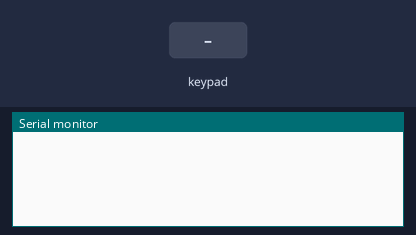
The sketch below on a simulated Arduino Uno, built with avr-gcc and run on an emulated ATmega328P. On the bench: the last lines printed to the serial monitor. Wiring (inferred from the names in the program): 4×4 keypad with keys 1 2 3 A 4 5 6 B 7 8 9 C * 0 # D: rows pin 8, pin 9, pin 10, pin 11; columns pin 4, pin 5, pin 6, pin 7. Inputs (shaded band) come from the test bench. Random numbers use the default seed unless the sketch sets one.

Above: at 1.2 s.
1.3 s: key '1' pressed
At 1.9 s:
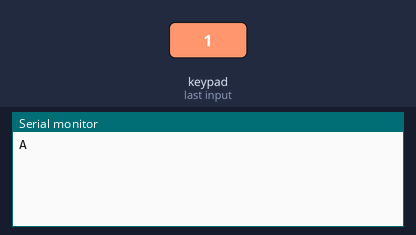
2.8 s: keypad keys 2 5 pressed 0.4 s apart
At 4.2 s:
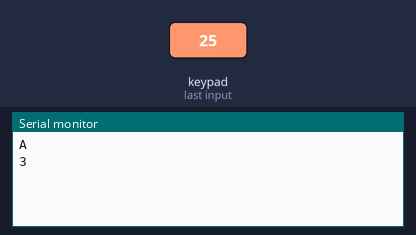
5.1 s: key '3' pressed
At 6.0 s:
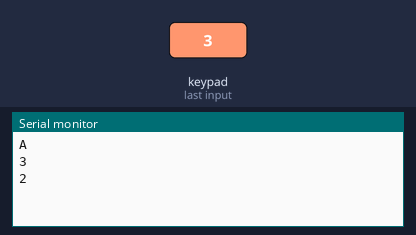

The sketch:

e3_2.ino
```cpp
// (C) Henrik Lagrosen, János Litkei, Shiyao Xin; Group 35 (2024)
// Work package 0
// Exercise 1
// Submission code: 023513

#define ROW1 11 // define ROW1 to pin 11
#define ROW2 10 // define ROW2 to pin 10
#define ROW3 9 // define ROW3 to pin 9
#define ROW4 8 // define ROW4 to pin 8

#define COL1 7 // define COL1 to pin 7
#define COL2 6 // define COL2 to pin 6
#define COL3 5 // define COL3 to pin 5
#define COL4 4 // define COL4 to pin 4

// define the keys on the keypad
const char keys[4][4] = {
    {'1', '2', '3', 'A'},
    {'4', '5', '6', 'B'},
    {'7', '8', '9', 'C'},
    {'*', '0', '#', 'D'}
};

int getCol(); // function to get the column
int getRow(); // function to get the row
char getInputChar(int col, int row); // function to get the character that is pressed

void setup() // define the setup function, which runs once when the sketch starts
{
    Serial.begin(9600); // initialize the serial communication

    pinMode(ROW1, OUTPUT); // set the ROW1 pin to output
    pinMode(ROW2, OUTPUT); // set the ROW2 pin to output
    pinMode(ROW3, OUTPUT); // set the ROW3 pin to output
    pinMode(ROW4, OUTPUT); // set the ROW4 pin to output

    pinMode(COL1, INPUT); // set the COL1 pin to input
    pinMode(COL2, INPUT); // set the COL2 pin to input
    pinMode(COL3, INPUT); // set the COL3 pin to input
    pinMode(COL4, INPUT); // set the COL4 pin to input
}

void loop() // define the loop function, which runs repeatedly
{
    switch (getCol()) { // switch statement to check which column is pressed
        case COL1: { // if COL1 is pressed
                       Serial.println(getInputChar(COL1, getRow())); // print the character that is pressed (passing the column and the result of getRow() function)
                       delay(1000); // wait for 1 second
                       break; // break the switch statement
                   }
        case COL2: { // if COL2 is pressed
                       Serial.println(getInputChar(COL2, getRow())); // print the character that is pressed (passing the column and the result of getRow() function)
                       delay(1000); // wait for 1 second
                       break; // break the switch statement
                   }
        case COL3: { // if COL3 is pressed
                       Serial.println(getInputChar(COL3, getRow())); // print the character that is pressed (passing the column and the result of getRow() function)
                       delay(1000); // wait for 1 second
                       break; // break the switch statement
                   }
        case COL4: { // if COL4 is pressed
                       Serial.println(getInputChar(COL4, getRow())); // print the character that is pressed (passing the column and the result of getRow() function)
                       delay(1000); // wait for 1 second
                       break; // break the switch statement
                   }
    }
}

int getCol() { // function to get the column
    if (digitalRead(COL1) == 0) return COL1; // if COL1 is pressed, return COL1
    if (digitalRead(COL2) == 0) return COL2; // if COL2 is pressed, return COL2
    if (digitalRead(COL3) == 0) return COL3; // if COL3 is pressed, return COL3
    if (digitalRead(COL4) == 0) return COL4; // if COL4 is pressed, return COL4
}

int getRow() { // function to get the row
    char rows[4] = { ROW1, ROW2, ROW3, ROW4 }; // define an array of the rows
    char row = -1; // define the row variable and set it to -1
    for (char i = 0; i < 4; i++) { // for loop to iterate through the rows
        pinMode(rows[i], INPUT); // set the current row to input
        row = digitalRead(rows[i]); // read the current row
        pinMode(rows[i], OUTPUT); // set the current row to output
        if (row == 1) return rows[i]; // if the current row is pressed, return the current row
    }
    return 0; // if no row is pressed, return 0
}

char getInputChar(int col, int row) { // function to get the character that is pressed from the array
    int c; // define the c variable for the column
    int r; // define the r variable for the row

    c = map(col, COL1, COL4, 0, 3); // map the column to the array
    r = map(row, ROW1, ROW4, 0, 3); // map the row to the array

    return keys[r][c]; // return the character that is pressed
}
```

e5.c
```cpp
// (C) Henrik Lagrosen, János Litkei, Shiyao Xin; Group 35 (2024)
// Work package 0
// Exercise 1
// Submission code: 023513

/* ----------------------------- Include section ---------------------------- */
#include <stdio.h>    // Include standard input header file
#include <stdlib.h>   // Include standard library header file
#include <time.h>     // Include time.h library header file

/* ------------------------------ Define macros ----------------------------- */
#define MAX 5   // define the maximum number used for the size of the array

/* -------------------------- Function declaration -------------------------- */
void fill_array(int *nums);   // declare function to fill array

/* -------------------------- Main program section -------------------------- */

/**
 * This program creates an array of integers, array[MAX], and then fill it with MAX number of
 * random integers from 1 to 99.
 */

// Main function
int main() {

    int array[MAX];   // declare an array of integers

    // Initialize the array
    for (int i = 0; i < MAX; i++) {
        array[i] = 0;   // initialize each element with 0
    }
    fill_array(array);
    printf("The value of the address of the array (pointer) is: %p\n",
           &array);   // output the array pointer address
    printf("First integer in the array is (array[0]): %d\n",
           array[0]);   // output the first element in the array
    printf("The last integer in the array is: %d\n",
           array[MAX - 1]);   // output the last element in the array
    printf("The size of an integer (number of bytes) is: %lu\n",
           sizeof(int));   // output the the size of an integer
    printf("The size of the whole array in bytes is: %lu\n",
           (sizeof(int) * MAX));   // output the bytes of the array
    int i = 0;                     // define a counter
    int *num = array;              // define a pointer to the array
    while (*num && i < MAX) {   // loop the array via a pointer until the last element of the array
        printf("%d\t", *num);
        printf("%d\n", ((*num) * 2));
        i++;     // increment the counter
        num++;   // move the pointer forward
    }
    // exit the program successfully
    return 0;
}

void fill_array(int *nums) {
    srand(time(NULL));   // seed the number
    int num;             // declare a int variable
    for (int i = 0; i < MAX; i++) {
        num = rand() % 99 + 1;   // store the generated number in a variable temperarily
        nums[i] = num;           // assign the number in the array
        // printf("%d\n", nums[i]);
    }
}
```

e6.c
```cpp
// (C) Henrik Lagrosen, János Litkei, Shiyao Xin; Group 35 (2024)
// Work package 0
// Exercise 1
// Submission code: 023513

#include <stdio.h>    // includes standard i/o library
#include <string.h>   // includes string library for strcpy

#define MAX_INPUT 21   // defines the maximum input length

// custom function to copy a string
void copyString(char *dest, char *src) {
    do {                // do-while loop to copy the string
        *dest = *src;   // copies the character from src to dest
        dest++;         // increments the destination pointer
        // increments the source pointer and checks if it's the end of the string
    } while (*(++src) != '\0');

    *dest = '\0';   // adds the null terminator to the end of the string
}

// main function
int main() {
    // declares the original array and the two copies
    char input[MAX_INPUT], c1[MAX_INPUT], c2[MAX_INPUT];
    fgets(input, MAX_INPUT, stdin);   // reads string from stdin

    strcpy(c1, input);       // copies the string using strcpy
    copyString(c2, input);   // copies the string using my own brilliant function

    printf("Original:   %s\n", input);
    printf("strcpy:     %s\n", c1);
    printf("copyString: %s\n", c2);
}
```

Measured:
- after the input at 1.3 s, the serial monitor: prints a new line at once (image 1)
- after the input at 2.8 s, the serial monitor: prints a new line at once (image 2)
- after the input at 5.1 s, the serial monitor: prints a new line at once (image 3)
